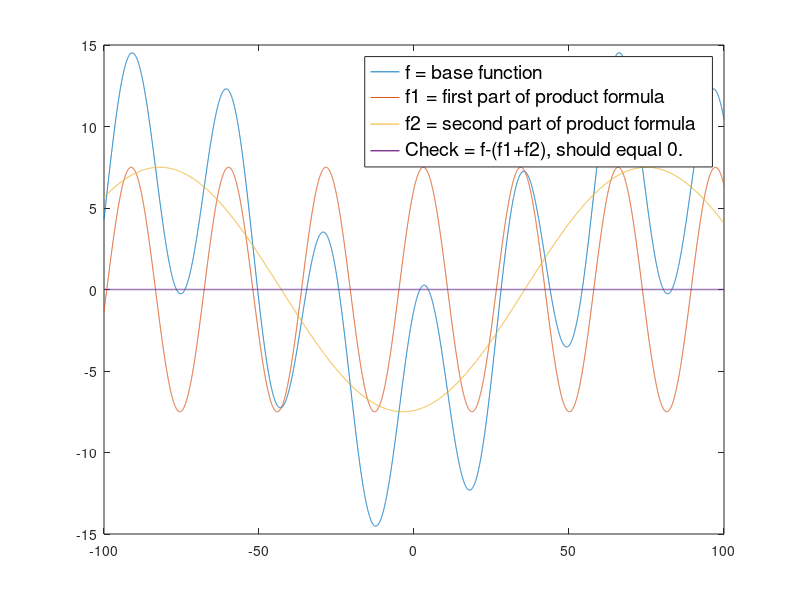

The MATLAB script that drew this image: (Note: this script raises an error after producing the figure.)
% M5
% Daniel Zhang
% 9/20/25

% Turning a product of sinusoids into a sum

clc
clear
clf

% cos(a) * cos(b) = 1/2 * (cos(a+b) + cos(a-b))
% formula from: http://hyperphysics.phy-astr.gsu.edu/hbase/colsta.html#c5

t = linspace(-100, 100, 10001); %time array, milliseconds
ts = t/1000; %time array for calculations, seconds

coef = 15; % coefficient, no units
a = 80*ts + 1.2;
b = 120*ts - 1.8;

f = coef*cos(a).*cos(b); % f(t), t is in seconds

w1 = coef/2*cos(a+b); % wave 1, t in seconds
w2 = coef/2*cos(a-b); % wave 2, t in seconds


Check = f - (w1+w2); %Check array, should be all zeros 
Check_sum = sum(abs(Check)) %Check sum of Check array, should equal 0.

% Abs is necessary here so that the array doesn't coincidentally sum to 0
% If Check_sum was an array of ex. [-1, 1, -1, 1 ...], the value would
% still be zero, but the array is not ideal, so the check would be invalid.


plot(t, f, t, w1, t, w2, t, Check, 'LineWidth', 1)
legend('f = base function', 'f1 = first part of product formula', ...
    'f2 = second part of product formula', 'Check = f-(f1+f2), should equal 0.',...
    'FontSize', 14)
title("Product Formula: Showing that", "cos(a)cos(b) can be written as" + ...
    "1/2(cos(a+b) + cos(a-b))", "FontSize", 16)
xlabel('Time (t), ms', 'FontSize', 16)
ylim([-15, 22]) %yLimit to improve visibility of the legend

axis = gca;
axis.FontSize = 12; 

grid on
